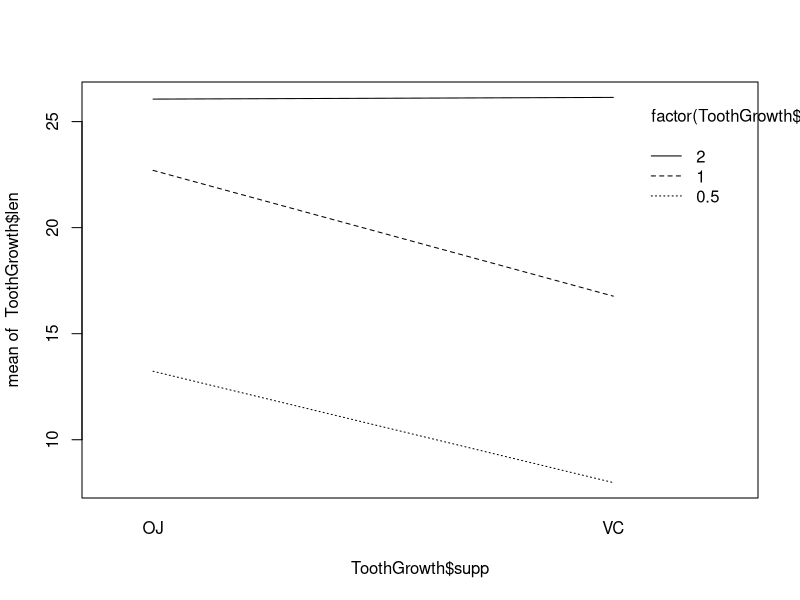
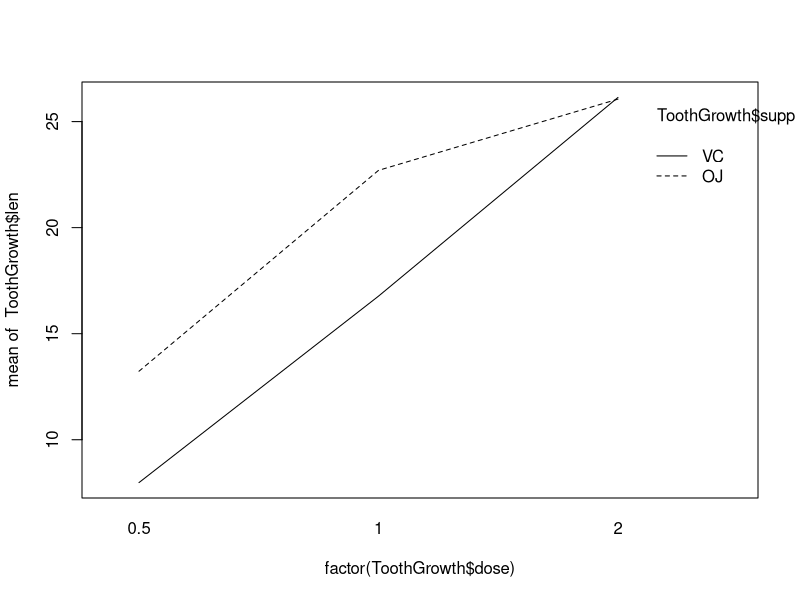

R code for these plots, in order:
#
#          Author: Dr Eugene O'Loughlin
#     Video Title: How To... Draw Two-Way ANOVA Interaction Plots in R
#    Video Number: #94
#
#####################################################################
#
#    Null Hypotheses: 
# 
#    H1: The means of observations grouped by one factor are the same
#    H2: The means of observations grouped by the other factor are the same
#    H3: There is no interaction between the two factors 
#
#    Alpha = 0.05
#
#####################################################################
#
# The Effect of Vitamin C on Tooth Growth in Guinea Pigs
ToothGrowth     # In-built data set in R
#
# Perform Two-Way ANOVA
twoANOVA <- aov(len ~ supp * factor(dose), data = ToothGrowth)
summary(twoANOVA)
#
# Interaction plot for "supp"
interaction.plot(ToothGrowth$supp, factor(ToothGrowth$dose), ToothGrowth$len)
#
# Interaction plot for "dose"
interaction.plot(factor(ToothGrowth$dose ), ToothGrowth$supp, ToothGrowth$len)
#
# Interpretation: Lines are not parallel, therefore there is 
#                 some evidence that an interaction is present
#
